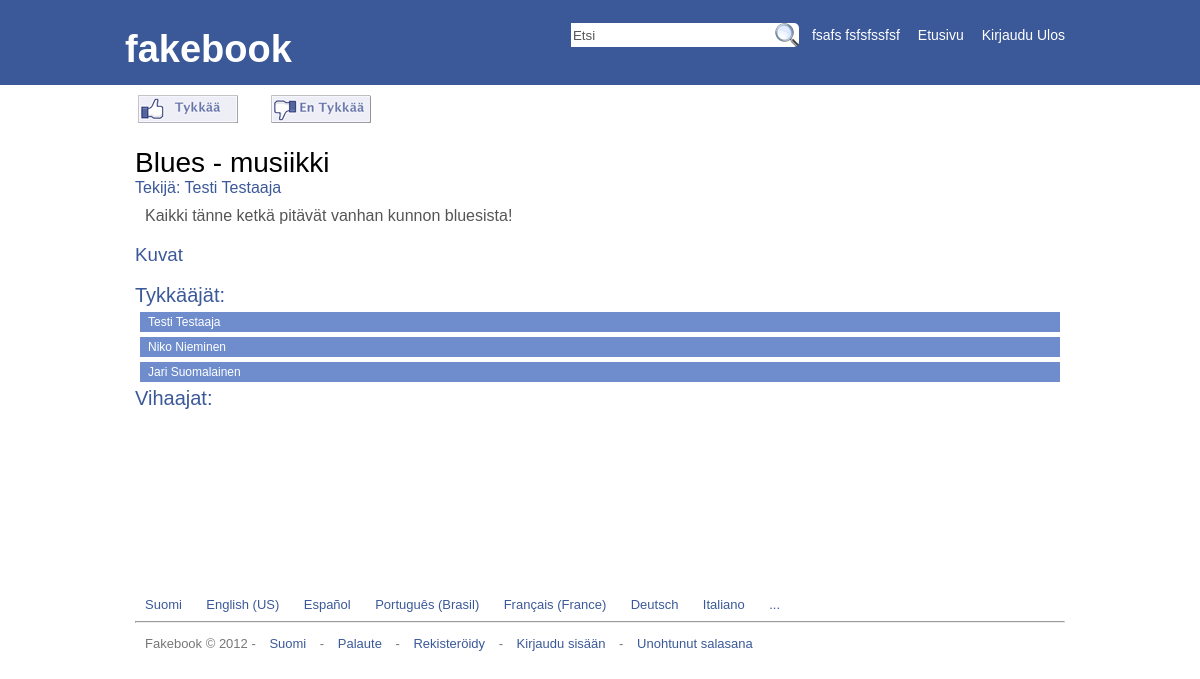
The page /yhteiso.php?show=4 (signed in) on the database its author committed.
### tables this page shows
CREATE TABLE `fakebook_yhteisot` (
  `yhteisoid` int(11) NOT NULL AUTO_INCREMENT,
  `yhteisonimi` varchar(128) NOT NULL,
  `tekijaen` varchar(64) NOT NULL,
  `tekijasn` varchar(64) NOT NULL,
  `kuvaus` varchar(4096) NOT NULL,
  PRIMARY KEY (`yhteisoid`),
  UNIQUE KEY `yhteisonimi` (`yhteisonimi`)
);

CREATE TABLE `fakebook_users` (
  `id` int(11) NOT NULL AUTO_INCREMENT,
  `sposti` varchar(36) NOT NULL,
  `password` varchar(64) NOT NULL,
  `etunimi` varchar(64) NOT NULL,
  `sukunimi` varchar(84) NOT NULL,
  `syntymapaiva` varchar(2) NOT NULL,
  `syntymakuukausi` varchar(12) NOT NULL,
  `syntymavuosi` varchar(4) NOT NULL,
  `sukupuoli` varchar(6) NOT NULL,
  `ilme` varchar(4096) NOT NULL,
  PRIMARY KEY (`id`),
  UNIQUE KEY `sposti` (`sposti`)
);

### yhteiso.php (the view, shortened to what this page needs)
            	<?php include('navbar.php');
 ?>
            </div>
        </div>
    </div>
	<div id="contentwrap">
		<div id="content">
			<?php if(!isset($_GET['show'])){
			}
			 else {
	$nayta = $_GET['show'];
	$myid = $_SESSION['id'];
	 $mysli = "SELECT id, kohdeid, tykkaajaid, tyyppi FROM yhteisotykkaykset WHERE kohdeid = '$nayta' AND tykkaajaid = '$myid';";
$mysqli= mysql_query($mysli)
    or die("Kyselyssä tapahtui virhe.: " . mysql_error());
	$num_rows = mysql_num_rows($mysqli);
			 	if($num_rows == 0) { 	echo "<h4 style='margin-bottom: 20px;'><a style='padding: 3px; margin-bottom: 20px;' href='littipeukku-y.php?yhteiso=$nayta'><img src='images/fakebook-tykkaa.png' alt='tykkaa' /></a>";
				echo "&nbsp;&nbsp;&nbsp;&nbsp;&nbsp;&nbsp;<a style='padding: 3px; margin-bottom: 20px;' href='littirage-y.php?yhteiso=$nayta'><img src='images/fakebook-entykkaa.png' alt='entykkaa' /></a><h4>";
}
			 $sekvenssi = "SELECT * FROM fakebook_yhteisot WHERE yhteisoid = '$nayta';";
$resultt = mysql_query($sekvenssi)
    or die("Kyselyssä tapahtui virhe.: " . mysql_error());
while ($rivi = mysql_fetch_array ($resultt)) {
			 $nimi = $rivi['yhteisonimi'];
			 $tekijaen = $rivi['tekijaen'];
			 $tekijasn = $rivi['tekijasn'];
			 $kuvaus = $rivi['kuvaus'];
			 		echo "<h2 style='font-size: 28px; margin: 0;'>$nimi</h2>";
			 		echo "<h4>Tekijä: $tekijaen $tekijasn</h4>";
					echo "<p style='margin: 10px;'>$kuvaus</p>";
			 }
			echo "<h3><a href='yhteiso-nayta-kuvat.php?show=$nayta'>Kuvat</a></h3>";
			echo "<h4 style='font-size: 20px; margin: 0;'>Tykkääjät:</h4>";
			$mysli = "SELECT id, kohdeid, tykkaajaid FROM yhteisotykkaykset WHERE kohdeid = '$nayta' AND tyyppi = 'p';";
$mysqli= mysql_query($mysli)
    or die("Kyselyssä tapahtui virhe.: " . mysql_error());
while ($drow = mysql_fetch_array ($mysqli)) {
		$mikaviesti = $drow['tykkaajaid'];
			$my = "SELECT * FROM fakebook_users WHERE id = '$mikaviesti';";
                    $myqli= mysql_query($my)
                        or die("Kyselyssä tapahtui virhe.: " . mysql_error());
                    while ($srow = mysql_fetch_array ($myqli)) {
					$etunimi = $srow['etunimi'];
                    $sukunimi = $srow['sukunimi'];
					echo "<div style='margin: 5px;padding: 3px; background-color: #6f8dcc; color: #fff; font-size: 12px;'><a style='color: #fff; font-size: 12px; margin: 5px;' href='profile.php?show=$mikaviesti'>$etunimi $sukunimi</a></div>";
	}
}
echo "<h4 style='font-size: 20px; margin: 0;'>Vihaajat:</h4>";
			}
			?>
		</div>
	</div>

### fakebook-styles.css (style rules this page uses)
body { margin: 0; background-color: #fff; font-family: tahoma, "ta homa", "Lucida Grande", Georgia, Arial, Helvetica; }
#container { width: 100%; min-height: 690px; }
#headerwrap { background-color: #3b5998; height: 85px; width:100%; }
#header { margin: auto; width: 950px; height: 85px; padding: 0; }
#headerotsikko { float: left; width: 350px; height: 57px; padding: 28px 0 0 0; }
#headerotsikko h1 { color: #ffffff; margin: 0; font-size: 38px; font-weight: bold; }
#headerotsikko a { color: #ffffff; text-decoration: none; margin: 0; font-size: 38px; font-weight: bold; }
#headerlogin { float: right; width: 600px; height: 75px; color: #ffffff; font-size: 11px; font-weight: normal; padding-top: 10px; }
#footerwrap { min-height: 80px; width: 100%; clear: both; }
#footer { width: 930px; min-height: 60px; padding: 10px; margin: auto; }
#footer p { color: #3b5998; margin: 0; }
#contentwrap { width: 100%; min-height: 500px; }
#content { width: 930px; min-height: 480px; margin: auto; padding: 10px; }
#content h2 { font-weight: normal; font-size: 20px; }
#content h4 { color: #3b5998; margin: 0; font-weight: normal; }
#content a { color: #3b5998; margin: 0; font-weight: normal; text-decoration: none; }
#content p { color: #555; margin: 0; font-weight: normal; }
#content img { border: none; }

### rows shown on the page
fakebook_yhteisot: yhteisonimi "Blues - musiikki", tekijaen "Testi", tekijasn "Testaaja", kuvaus "Kaikki tänne ketkä pitävät vanhan kunnon bluesista!"
fakebook_users: etunimi "Testi", sukunimi "Testaaja"
fakebook_users: etunimi "Niko", sukunimi "Nieminen"
fakebook_users: etunimi "Jari", sukunimi "Suomalainen"

### other values the page prints
$_SESSION['etunimi'] "fsafs"
$_SESSION['sukunimi'] "fsfsfssfsf"
